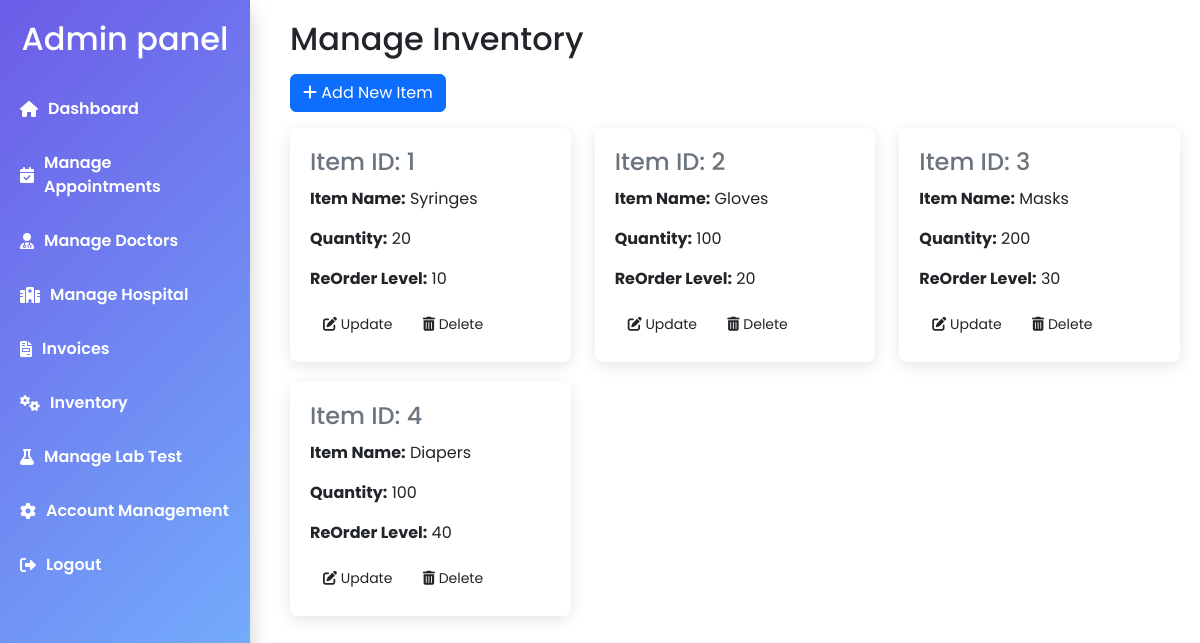
The app's page /admin/inventory.php with its own data.
### tables this page shows
CREATE TABLE `inventory` (
  `ItemID` int(11) NOT NULL,
  `ItemName` varchar(50) NOT NULL,
  `Quantity` int(11) NOT NULL,
  `ReOrderLevel` int(11) NOT NULL
);

### admin/inventory.php (the view, shortened to what this page needs)
<?php
include '../dbconfig.php';
$inventoryQuery = "SELECT * FROM inventory";
$inventoryResult = $conn->query($inventoryQuery);
$inventoryItems = [];
while ($item = $inventoryResult->fetch_assoc()) {
    $inventoryItems[] = $item;
}
?>
<!DOCTYPE html>
<html lang="en">
<head>
    <link href="https://cdn.jsdelivr.net/npm/bootstrap@5.3.0-alpha3/dist/css/bootstrap.min.css" rel="stylesheet">
    <link href="https://cdnjs.cloudflare.com/ajax/libs/font-awesome/6.0.0-beta3/css/all.min.css" rel="stylesheet">
</head>
<body>
<?php
include 'sidebar.php';
?>
<div class="main-content">
    <h2 class="mb-3">Manage Inventory</h2>
    <button class="btn btn-primary mb-3" data-bs-toggle="modal" data-bs-target="#addItemModal"><i class="fas fa-plus"></i> Add New Item</button>
    <div class="row">
        <?php foreach ($inventoryItems as $item): ?>
            <div class="col-md-6 col-lg-4">
                <div class="inventory-card">
                    <h4>Item ID: <?= htmlspecialchars($item['ItemID']) ?></h4>
                    <p><strong>Item Name:</strong> <?= htmlspecialchars($item['ItemName']) ?></p>
                    <p><strong>Quantity:</strong> <?= htmlspecialchars($item['Quantity']) ?></p>
                    <p><strong>ReOrder Level:</strong> <?= htmlspecialchars($item['ReOrderLevel']) ?></p>
                    <button class="btn btn-update" data-bs-toggle="modal" data-bs-target="#updateItemModal-<?= $item['ItemID'] ?>"><i class="fas fa-edit"></i> Update</button>
                    <button class="btn btn-delete"><i class="fas fa-trash-alt"></i> Delete</button>
                </div>
            </div>
        <?php endforeach; ?>
    </div>
</div>
</body>
</html>

### admin/inventory.php (style rules this page uses)
body { background-color: #f8f9fa; }
.inventory-card { box-shadow: 0 4px 15px rgba(0, 0, 0, 0.1); border-radius: 8px; background: #fff; padding: 20px; margin-bottom: 20px; }
.inventory-card h4 { margin-bottom: 10px; color: #6c757d; }
.inventory-card .btn { font-size: 14px; }
.btn-update { background-color: #ffc107; color: #fff; }
.btn-delete { background-color: #dc3545; color: #fff; }

### admin/sidebar.php (style rules this page uses)
body { font-family: 'Poppins', sans-serif; margin: 0; padding: 0; }
.main-content { margin-left: 270px; padding: 20px; min-height: 100vh; }

### records on screen
inventory: ItemID "1", ItemName "Syringes", Quantity "20", ReOrderLevel "10"
inventory: ItemID "2", ItemName "Gloves", Quantity "100", ReOrderLevel "20"
inventory: ItemID "3", ItemName "Masks", Quantity "200", ReOrderLevel "30"
inventory: ItemID "4", ItemName "Diapers", Quantity "100", ReOrderLevel "40"
